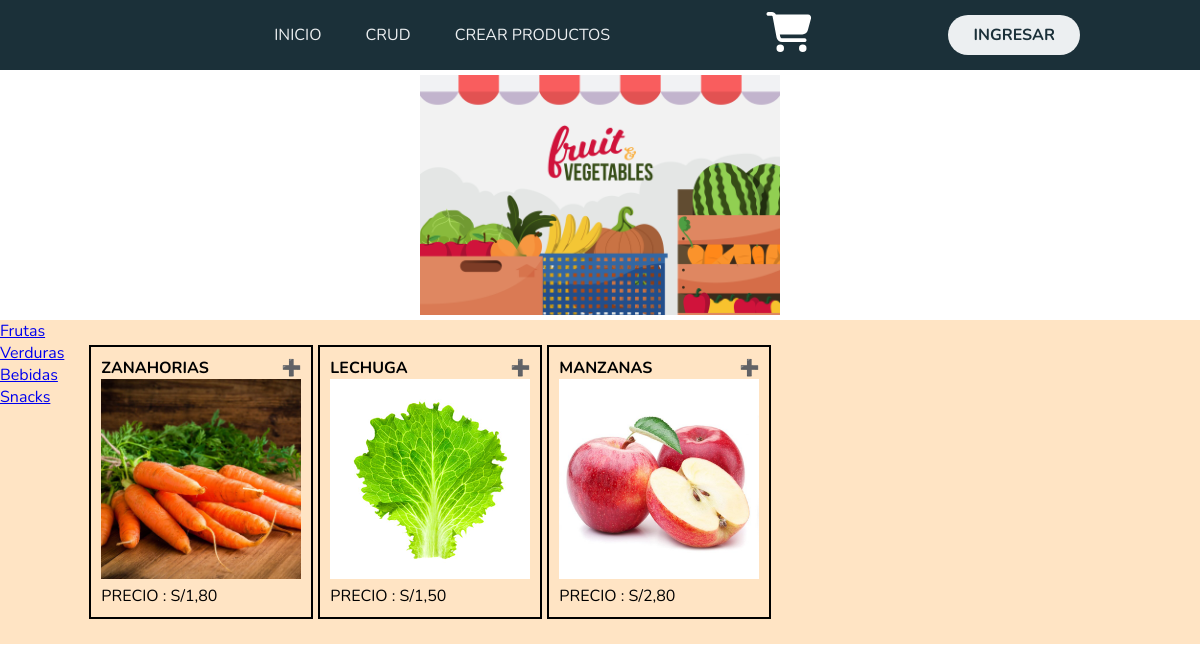
The page / on the database its author committed.
### crud/models.py (models this page shows)
class Producto(models.Model):
    idProducto = models.AutoField(primary_key=True)
    nombre = models.CharField(max_length=200)
    descripcion = models.TextField(max_length=500)
    precio = models.DecimalField(max_digits=10, decimal_places=2)
    imagen = models.ImageField(upload_to='images/')
    stock = models.IntegerField(default=0)

### crud/views.py (the view)
# urls.py: path("", views.home , name="home"),
def home(request):
    productos= Producto.objects.all()
    return render(request,'home.html',{'productos':productos})

### templates/home.html (shortened to what this page needs)
{% extends 'layouts/base.html' %}
{% load static %}
{% block content %}
<!DOCTYPE html>
<html lang="en">
<head>
    <link rel="stylesheet" href="{% static 'css/home.css' %}">
</head>
<body>
    <header>
        <img src="{% static 'images/portada_tienda.jpg' %}" alt="">
    </header>
    <div class="content-main">
        <div class="filtrados">
            <ol>
                <li><a href="#">Frutas</a></li>
                <li><a href="#">Verduras</a></li>
                <li><a href="#">Bebidas</a></li>
                <li><a href="#">Snacks</a></li>
            </ol>
        </div>
        <div class="productos">
            {% for producto in productos %}
                <div class="producto">
                    <h4 class="title-product">
                        {{ producto.nombre|upper }}
                        <p class="info" data-producto="{{ producto.nombre }}">➕</p>
                    </h4>
                    <img src="{{ producto.imagen.url }}" alt="{{ producto.nombre }}" style="width: 200px; height: 200px; object-fit: cover;">
                    <p>PRECIO : S/{{ producto.precio }}</p>
                </div>
            {% endfor %}
        </div>
    </div>
</body>
</html>
{% endblock %}

### templates/layouts/base.html (shortened to what this page needs)
{% load static %}
<!DOCTYPE html>
<html lang="en">
<head>
    <link rel="stylesheet" href="{% static 'css/estilo_base.css' %}">
<body>
    <header class="header">
        <nav>
           <ul class="nav-links">
                <li><a href="{% url 'home' %}" id="inicio" aria-current="page">INICIO</a></li>
                <li><a href="/crear">CRUD</a></li>
                <li><a href="/crear_producto">CREAR PRODUCTOS</a></li>
           </ul>
        </nav>
        <a class="carrito" href="#"><img src="{% static 'images/cart-shopping-solid.svg' %}" alt=""></a>
        {% if request.user.is_authenticated %}
            <span style="color: aliceblue;">➡️ {{ user.username|upper }}  👈</span>
            <li id="btn-salir"><a class="btn" href="{% url 'exit' %}"><button>Salir</button></a></li>
        {% else %}
            <a class="btn" href="{% url 'login' %}"><button id="openModal">INGRESAR</button></a>
        {% endif %}
    </header>
{% block content %}
{% endblock %}
</body>
</html>

### static/css/estilo_base.css (style rules this page uses)
* { box-sizing: border-box; margin: 0; padding: 0; font-family: 'Nunito', sans-serif; }
.carrito { color: white; }
.carrito img { height: 50px; width: 50px; filter: invert(100%); }
.header { width: 100%; background-color: #1b3039; display: flex; justify-content: space-between; align-items: center; height: 70px; padding: 5px 10%; z-index: 1050; position: relative; }
.header .nav-links { list-style: none; }
.header .nav-links li { display: inline-block; padding: 0 20px; }
.header .nav-links a { font-size: 700; color: #eceff1; text-decoration: none; }
.header .btn button { font-weight: 700; color: #1b3039; padding: 9px 25px; background: #eceff1; border: none; border-radius: 50px; cursor: pointer; transition: all 0.3s ease 0s; }
button { padding: 10px 20px; font-size: 16px; cursor: pointer; background-color: #e26936; color: white; border: none; border-radius: 5px; transition: background-color 0.3s; }

### static/css/home.css (style rules this page uses)
header { width: auto; height: 250px; display: flex; justify-content: center; z-index: 1050; }
header img { padding: 5px 0; width: auto; height: 250px; }
.content-main { background-color: bisque; display: flex; flex-direction: row row-reverse; }
.productos { padding: 25px; display: grid; grid-template-columns: 1fr 1fr 1fr 1fr; }
.producto { padding: 10px; border: 2px solid #000000; margin-right: 5px; }
.title-product { display: flex; justify-content: center; }
.title-product p { margin-left: auto; cursor: pointer; }

### rows shown on the page
Producto: nombre "ZANAHORIAS", imagen (picture), precio "1,80"
Producto: nombre "LECHUGA", imagen (picture), precio "1,50"
Producto: nombre "MANZANAS", imagen (picture), precio "2,80"
